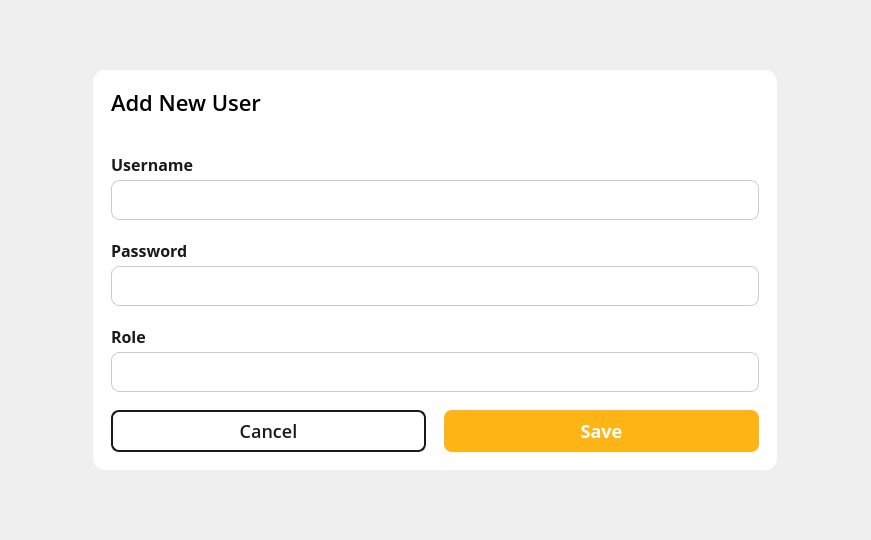
<?xml version="1.0" encoding="UTF-8"?>
<ui version="4.0">
 <class>UserAddEditDialog</class>
 <widget class="QDialog" name="UserAddEditDialog">
  <property name="geometry">
   <rect>
    <x>0</x>
    <y>0</y>
    <width>871</width>
    <height>540</height>
   </rect>
  </property>
  <property name="windowTitle">
   <string>Dialog</string>
  </property>
  <property name="styleSheet">
   <string notr="true">#dialogContainer {
	background-color: white;
	border-radius: 12px;
	border: none;
}

#bodyContainer {
	border-bottom-left-radius: 12px;
	border-bottom-right-radius: 12px;
}


QLabel {
	color: #1A1A1A;
	font-family: Open Sans;
	font-weight: 600;
	font-size: 16px;
	line-height: 24px;
	letter-spacing: 0%;
}

QLineEdit {
	color: #1A1A1A;
	background: white;
	font-family: Open Sans;
	font-weight: 400;
	font-size: 16px;
	line-height: 24px;
	letter-spacing: 0%;
	border-radius: 8px;
	border: 1px solid #CCCCCC;
	padding-left: 12px;
	padding-right: 12px;
}

QTextEdit {
	color: #1A1A1A;
	background: white;
	font-family: Open Sans;
	font-weight: 400;
	font-size: 16px;
	line-height: 24px;
	letter-spacing: 0%;
	border-radius: 8px;
	border: 1px solid #CCCCCC;
	padding-left: 12px;
	padding-right: 12px;
}

QComboBox {
    background-color: white;
    border: 1px solid #ccc;
    border-radius: 8px;
    padding: 4px;
    font-size: 16px;
	line-height: 24px;
	letter-spacing: 0%;
    color: #333;
}

QComboBox::drop-down {
    subcontrol-origin: padding;
    subcontrol-position: top right;
    width: 24px;
    border: none;
}

QComboBox::down-arrow {
    image: url(:/images/chevron-down.svg);
    width: 16px;
    height: 16px;
}

QComboBox::down-arrow:on {
    image: url(:/images/chevron-up.svg);
}

QComboBox QAbstractItemView {
    background-color: white;
    margin-top: 0px;
    border: 1px solid #ccc;
    border-radius: 8px;
	outline: none;
}

/* Each dropdown item */
QComboBox QAbstractItemView::item {
	color: #1A1A1A;
    padding: 6px 12px;
    border-radius: 4px;
}

/* Hovered item */
QComboBox QAbstractItemView::item:hover {
    background-color: #e6f2ff;
}

/* Selected item */
QComboBox QAbstractItemView::item:selected {
    background-color: #d0e8ff;
    color: #1a1a1a;
}</string>
  </property>
  <layout class="QHBoxLayout" name="horizontalLayout_2">
   <item>
    <widget class="QWidget" name="dialogContainer" native="true">
     <property name="sizePolicy">
      <sizepolicy hsizetype="Fixed" vsizetype="Preferred">
       <horstretch>0</horstretch>
       <verstretch>0</verstretch>
      </sizepolicy>
     </property>
     <property name="minimumSize">
      <size>
       <width>684</width>
       <height>400</height>
      </size>
     </property>
     <property name="maximumSize">
      <size>
       <width>684</width>
       <height>400</height>
      </size>
     </property>
     <property name="styleSheet">
      <string notr="true"/>
     </property>
     <layout class="QVBoxLayout" name="verticalLayout_2">
      <property name="spacing">
       <number>0</number>
      </property>
      <property name="leftMargin">
       <number>0</number>
      </property>
      <property name="topMargin">
       <number>0</number>
      </property>
      <property name="rightMargin">
       <number>0</number>
      </property>
      <property name="bottomMargin">
       <number>0</number>
      </property>
      <item>
       <widget class="QWidget" name="titleBar" native="true">
        <property name="minimumSize">
         <size>
          <width>0</width>
          <height>64</height>
         </size>
        </property>
        <property name="maximumSize">
         <size>
          <width>16777215</width>
          <height>64</height>
         </size>
        </property>
        <property name="styleSheet">
         <string notr="true">background-color: rgba(255, 255, 255, 0);</string>
        </property>
        <layout class="QHBoxLayout" name="horizontalLayout">
         <property name="spacing">
          <number>18</number>
         </property>
         <property name="leftMargin">
          <number>18</number>
         </property>
         <property name="topMargin">
          <number>16</number>
         </property>
         <property name="rightMargin">
          <number>18</number>
         </property>
         <property name="bottomMargin">
          <number>16</number>
         </property>
         <item>
          <widget class="QLabel" name="dialogTitle">
           <property name="styleSheet">
            <string notr="true">font-family: Open Sans;
font-size: 22px;
font-weight: 500;
color: black;
line-height: 30px;
letter-spacing: 0%;
</string>
           </property>
           <property name="text">
            <string>Add New User</string>
           </property>
          </widget>
         </item>
         <item>
          <widget class="QToolButton" name="closeButton">
           <property name="minimumSize">
            <size>
             <width>32</width>
             <height>32</height>
            </size>
           </property>
           <property name="maximumSize">
            <size>
             <width>32</width>
             <height>32</height>
            </size>
           </property>
           <property name="text">
            <string/>
           </property>
           <property name="icon">
            <iconset resource="../../../../Resources/Resources.qrc">
             <normaloff>:/images/Project/cross-icon.svg</normaloff>:/images/Project/cross-icon.svg</iconset>
           </property>
           <property name="iconSize">
            <size>
             <width>32</width>
             <height>32</height>
            </size>
           </property>
           <property name="autoRaise">
            <bool>true</bool>
           </property>
          </widget>
         </item>
        </layout>
       </widget>
      </item>
      <item>
       <widget class="QWidget" name="bodyContainer" native="true">
        <layout class="QVBoxLayout" name="verticalLayout">
         <property name="spacing">
          <number>18</number>
         </property>
         <property name="leftMargin">
          <number>18</number>
         </property>
         <property name="topMargin">
          <number>18</number>
         </property>
         <property name="rightMargin">
          <number>18</number>
         </property>
         <property name="bottomMargin">
          <number>18</number>
         </property>
         <item>
          <widget class="QWidget" name="usernameContainer" native="true">
           <property name="sizePolicy">
            <sizepolicy hsizetype="Preferred" vsizetype="Fixed">
             <horstretch>0</horstretch>
             <verstretch>0</verstretch>
            </sizepolicy>
           </property>
           <property name="minimumSize">
            <size>
             <width>0</width>
             <height>68</height>
            </size>
           </property>
           <property name="maximumSize">
            <size>
             <width>16777215</width>
             <height>68</height>
            </size>
           </property>
           <layout class="QVBoxLayout" name="verticalLayout_3">
            <property name="spacing">
             <number>4</number>
            </property>
            <property name="leftMargin">
             <number>0</number>
            </property>
            <property name="topMargin">
             <number>0</number>
            </property>
            <property name="rightMargin">
             <number>0</number>
            </property>
            <property name="bottomMargin">
             <number>0</number>
            </property>
            <item>
             <widget class="QLabel" name="label">
              <property name="text">
               <string>Username</string>
              </property>
             </widget>
            </item>
            <item>
             <widget class="QLineEdit" name="usernameEdit">
              <property name="minimumSize">
               <size>
                <width>0</width>
                <height>40</height>
               </size>
              </property>
              <property name="maximumSize">
               <size>
                <width>16777215</width>
                <height>40</height>
               </size>
              </property>
             </widget>
            </item>
           </layout>
          </widget>
         </item>
         <item>
          <widget class="QWidget" name="passwordContainer" native="true">
           <property name="sizePolicy">
            <sizepolicy hsizetype="Preferred" vsizetype="Fixed">
             <horstretch>0</horstretch>
             <verstretch>0</verstretch>
            </sizepolicy>
           </property>
           <property name="minimumSize">
            <size>
             <width>0</width>
             <height>68</height>
            </size>
           </property>
           <property name="maximumSize">
            <size>
             <width>16777215</width>
             <height>68</height>
            </size>
           </property>
           <layout class="QVBoxLayout" name="verticalLayout_6">
            <property name="spacing">
             <number>4</number>
            </property>
            <property name="leftMargin">
             <number>0</number>
            </property>
            <property name="topMargin">
             <number>0</number>
            </property>
            <property name="rightMargin">
             <number>0</number>
            </property>
            <property name="bottomMargin">
             <number>0</number>
            </property>
            <item>
             <widget class="QLabel" name="passwordLabel">
              <property name="text">
               <string>Password</string>
              </property>
             </widget>
            </item>
            <item>
             <widget class="PasswordEdit" name="passwordEdit">
              <property name="minimumSize">
               <size>
                <width>0</width>
                <height>40</height>
               </size>
              </property>
              <property name="maximumSize">
               <size>
                <width>16777215</width>
                <height>40</height>
               </size>
              </property>
             </widget>
            </item>
           </layout>
          </widget>
         </item>
         <item>
          <widget class="QWidget" name="modelContainer" native="true">
           <property name="sizePolicy">
            <sizepolicy hsizetype="Preferred" vsizetype="Fixed">
             <horstretch>0</horstretch>
             <verstretch>0</verstretch>
            </sizepolicy>
           </property>
           <property name="minimumSize">
            <size>
             <width>0</width>
             <height>68</height>
            </size>
           </property>
           <property name="maximumSize">
            <size>
             <width>16777215</width>
             <height>68</height>
            </size>
           </property>
           <layout class="QVBoxLayout" name="verticalLayout_4">
            <property name="spacing">
             <number>4</number>
            </property>
            <property name="leftMargin">
             <number>0</number>
            </property>
            <property name="topMargin">
             <number>0</number>
            </property>
            <property name="rightMargin">
             <number>0</number>
            </property>
            <property name="bottomMargin">
             <number>0</number>
            </property>
            <item>
             <widget class="QLabel" name="roleLabel">
              <property name="text">
               <string>Role</string>
              </property>
             </widget>
            </item>
            <item>
             <widget class="QComboBox" name="roleSelect">
              <property name="minimumSize">
               <size>
                <width>0</width>
                <height>40</height>
               </size>
              </property>
              <property name="maximumSize">
               <size>
                <width>16777215</width>
                <height>40</height>
               </size>
              </property>
             </widget>
            </item>
           </layout>
          </widget>
         </item>
         <item>
          <widget class="QWidget" name="buttonContainer" native="true">
           <property name="sizePolicy">
            <sizepolicy hsizetype="Preferred" vsizetype="Fixed">
             <horstretch>0</horstretch>
             <verstretch>0</verstretch>
            </sizepolicy>
           </property>
           <property name="minimumSize">
            <size>
             <width>0</width>
             <height>42</height>
            </size>
           </property>
           <property name="maximumSize">
            <size>
             <width>16777215</width>
             <height>42</height>
            </size>
           </property>
           <layout class="QHBoxLayout" name="buttonLayout">
            <property name="spacing">
             <number>18</number>
            </property>
            <property name="leftMargin">
             <number>0</number>
            </property>
            <property name="topMargin">
             <number>0</number>
            </property>
            <property name="rightMargin">
             <number>0</number>
            </property>
            <property name="bottomMargin">
             <number>0</number>
            </property>
            <item>
             <widget class="QPushButton" name="cancelButton">
              <property name="minimumSize">
               <size>
                <width>0</width>
                <height>42</height>
               </size>
              </property>
              <property name="maximumSize">
               <size>
                <width>16777215</width>
                <height>42</height>
               </size>
              </property>
              <property name="styleSheet">
               <string notr="true">QPushButton {
	background: white;
	border: 2px solid #1A1A1A;
	border-radius: 8px;
	font-family: Open Sans;
	font-weight: 500;
	font-size: 18px;
	color: #1A1A1A;
}

QPushButton:hover {
    background-color: #D6ECFF;
}

QPushButton:pressed {
    background-color: #B7DCFF;
    padding-top: 2px;
	padding-left: 2px;
}</string>
              </property>
              <property name="text">
               <string>Cancel</string>
              </property>
             </widget>
            </item>
            <item>
             <widget class="QPushButton" name="saveButton">
              <property name="minimumSize">
               <size>
                <width>0</width>
                <height>42</height>
               </size>
              </property>
              <property name="maximumSize">
               <size>
                <width>16777215</width>
                <height>42</height>
               </size>
              </property>
              <property name="styleSheet">
               <string notr="true">QPushButton {
	background: #FDB515;
	border: none;
	border-radius: 8px;
	font-family: Open-Sans;
	font-weight: 500;
	font-size: 18px;
	color: white;
}

QPushButton:hover {
    background-color: #E6A512;
}

QPushButton:pressed {
    background-color: #CC8F0F;
    padding-top: 2px;
	padding-left: 2px;
}</string>
              </property>
              <property name="text">
               <string>Save</string>
              </property>
             </widget>
            </item>
           </layout>
          </widget>
         </item>
        </layout>
       </widget>
      </item>
     </layout>
    </widget>
   </item>
  </layout>
 </widget>
 <customwidgets>
  <customwidget>
   <class>PasswordEdit</class>
   <extends>QLineEdit</extends>
   <header>passwordedit.h</header>
  </customwidget>
 </customwidgets>
 <resources>
  <include location="../../../../Resources/Resources.qrc"/>
 </resources>
 <connections/>
</ui>
